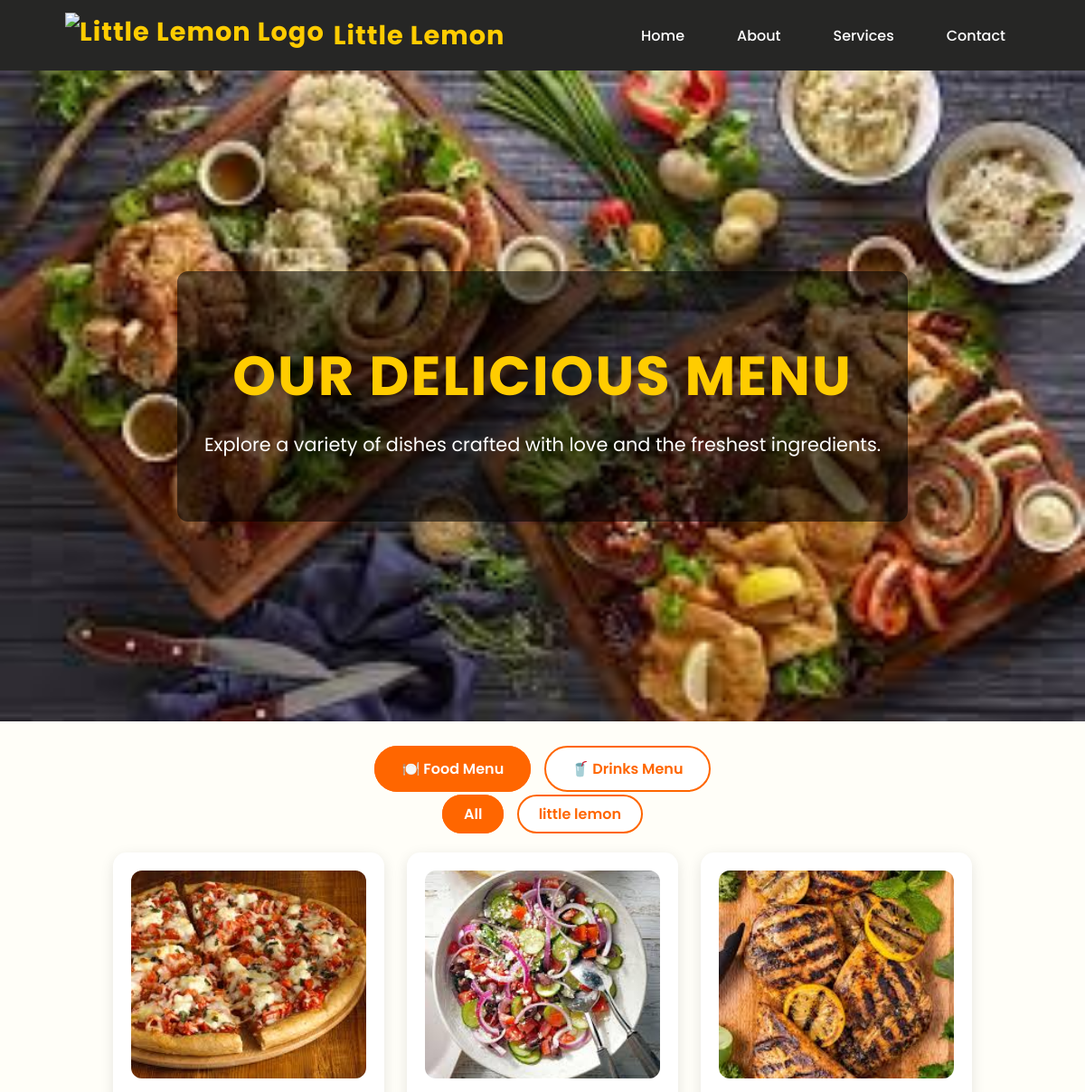
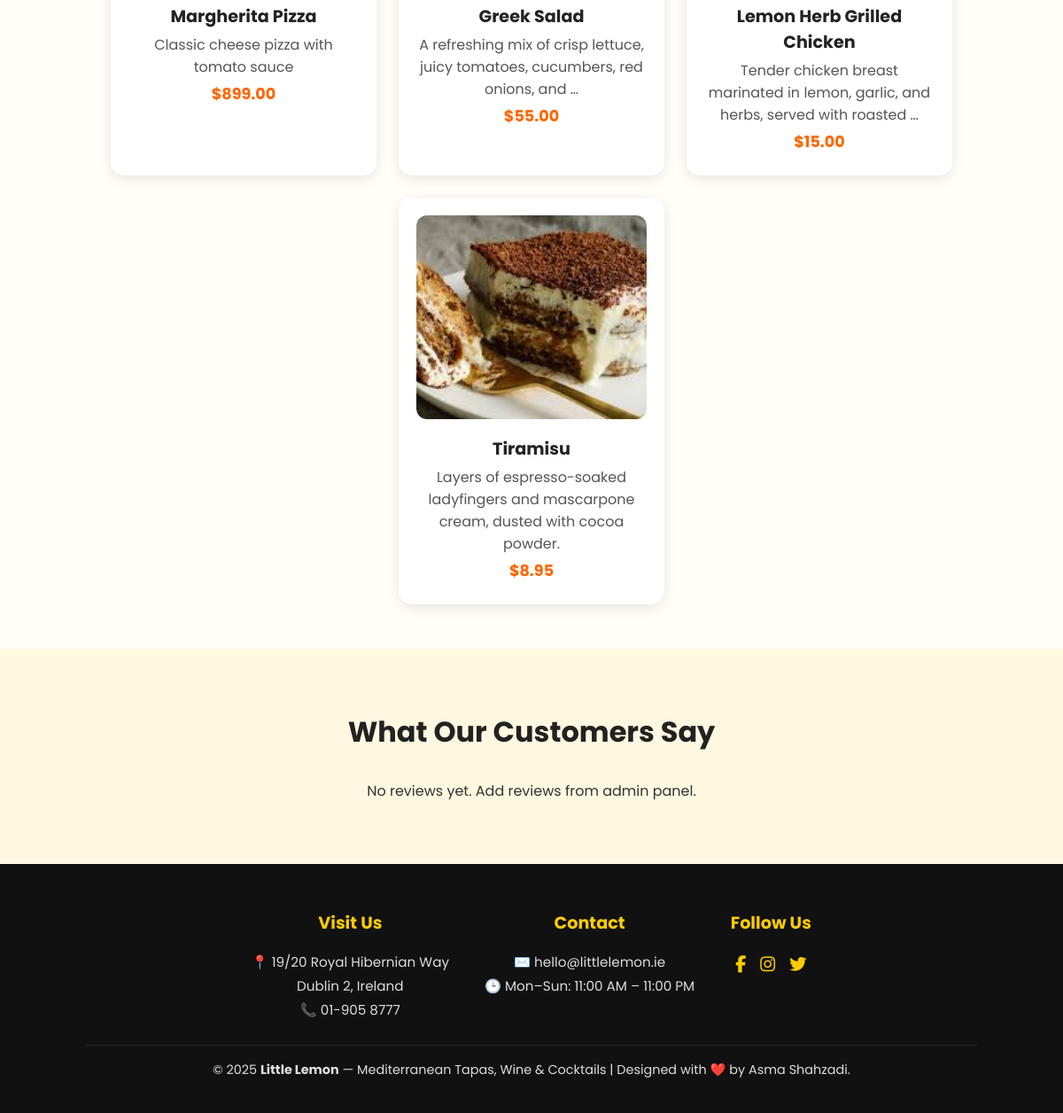
The app's page /menu/ with its own data (2 pictures, top to bottom).
### home/models.py (models this page shows, shortened)
class Category(models.Model):
    name = models.CharField(max_length=100)
    image = models.ImageField(upload_to='category_images/', blank=True, null=True)

class Dish(models.Model):
    category = models.ForeignKey(Category, on_delete=models.CASCADE, related_name='dishes')
    name = models.CharField(max_length=100)
    description = models.TextField(blank=True)
    price = models.DecimalField(max_digits=6, decimal_places=2)
    image = models.ImageField(upload_to='dish_images/', blank=True, null=True)

### home/views.py (the view)
# urls.py: path('menu/', views.menu, name="menu"),  # 🍽️ Menu page
def menu(request):
    selected_category = request.GET.get("category")
    categories = Category.objects.all()
    if selected_category:
        dishes = Dish.objects.filter(category__id=selected_category)
    else:
        dishes = Dish.objects.all()
    context = {
        "categories": categories,
        "dishes": dishes,
        "selected_category": int(selected_category) if selected_category else None,
    }
    return render(request, "home/menu.html", context)

### templates/home/menu.html (shortened to what this page needs)
{% extends 'base.html' %}
{% load static %}
{% block content %}
<section class="menu-hero" style="background-image: url('{% static 'images/menu-banner.jpg' %}');">
    <div class="menu-hero-overlay animate-fade">
        <h1>Our Delicious Menu</h1>
        <p>Explore a variety of dishes crafted with love and the freshest ingredients.</p>
    </div>
</section>
<section class="menu-section">
    <div class="menu-switch">
        <a href="{% url 'menu' %}"
           class="switch-btn {% if request.resolver_match.url_name == 'menu' %}active{% endif %}">🍽️ Food Menu</a>
        <a href="{% url 'drinks' %}"
           class="switch-btn drinks-btn {% if request.resolver_match.url_name == 'drinks' %}active{% endif %}">🥤 Drinks Menu</a>
    </div>
    {% if categories %}
    <div class="category-buttons">
        <a href="{% url 'menu' %}" class="btn {% if not selected_category %}active{% endif %}">All</a>
        {% for category in categories %}
            <a href="?category={{ category.id }}"
               class="btn {% if selected_category == category.id %}active{% endif %}">
                {{ category.name }}
            </a>
        {% endfor %}
    </div>
    {% endif %}
    <div class="dishes-container">
        {% for dish in dishes %}
            <div class="dish-card">
                {% if dish.image %}
                    <img src="{{ dish.image.url }}" alt="{{ dish.name }}">
                {% else %}
                    <img src="{% static 'images/default-dish.jpg' %}" alt="{{ dish.name }}">
                {% endif %}
                <h4>{{ dish.name }}</h4>
                <p>{{ dish.description|truncatewords:12 }}</p>
                <p class="price">${{ dish.price }}</p>
            </div>
        {% empty %}
            <p>No dishes found in this category.</p>
        {% endfor %}
    </div>
</section>
<section class="reviews">
    <h2 class="section-title">What Our Customers Say</h2>
    <div class="reviews-container">
        {% for review in reviews %}
            <div class="review-card">
                {% if review.image %}
                    <img src="{{ review.image.url }}" alt="{{ review.name }}">
                {% else %}
                    <img src="{% static 'images/default-reviewer.png' %}" alt="{{ review.name }}">
                {% endif %}
                <div class="review-content">
                    <h3>{{ review.name }}</h3>
                    <div class="rating">
                        {% for i in "12345"|make_list %}
                            {% if forloop.counter <= review.rating %}
                                <span>★</span>
                            {% else %}
                                <span class="muted">☆</span>
                            {% endif %}
                        {% endfor %}
                    </div>
                    <p>"{{ review.message|truncatechars:150 }}"</p>
                    <small>{{ review.created_at|date:"F j, Y" }}</small>
                </div>
            </div>
        {% empty %}
            <p class="no-reviews">No reviews yet. Add reviews from admin panel.</p>
        {% endfor %}
    </div>
</section>
{% endblock %}

### templates/base.html (style rules this page uses)
* { margin: 0; padding: 0; box-sizing: border-box; }
body { font-family: "Poppins", sans-serif; background-color: #fffef8; color: #333; overflow-x: hidden; scroll-behavior: smooth; }
a { text-decoration: none; }

### templates/home/menu.html (style rules this page uses)
.menu-hero { width: 100%; height: 90vh; background-size: cover; background-position: center; display: flex; align-items: center; justify-content: center; position: relative; }
.menu-hero-overlay { background-color: rgba(0,0,0,0.55); text-align: center; padding: 70px 30px; border-radius: 12px; opacity: 0; transform: translateY(30px); animation: fadeInUp 1.5s ease forwards; }
.menu-hero h1 { font-size: 3.8rem; margin-bottom: 15px; text-transform: uppercase; letter-spacing: 2px; color: #ffcc00; }
.menu-hero p { font-size: 1.3rem; color: #fff; }
.menu-switch { margin: 40px 0 25px; text-align: center; }
.switch-btn { background: #fff; border: 2px solid #ff6600; color: #ff6600; padding: 12px 28px; border-radius: 30px; margin: 5px; text-decoration: none; font-weight: 600; transition: 0.3s; }
.switch-btn:hover, .switch-btn.active { background: #ff6600; color: #fff; }
.category-buttons { text-align: center; margin-bottom: 30px; }
.category-buttons .btn { background: #fff; border: 2px solid #ff6600; color: #ff6600; padding: 8px 22px; border-radius: 25px; margin: 5px; text-decoration: none; font-weight: 600; transition: 0.3s; }
.category-buttons .btn:hover, .category-buttons .active { background: #ff6600; color: #fff; }
.dishes-container { display: flex; flex-wrap: wrap; gap: 25px; justify-content: center; padding-bottom: 50px; }
.dish-card { background: #fff; padding: 20px; border-radius: 15px; box-shadow: 0 4px 15px rgba(0,0,0,0.1); width: 300px; text-align: center; transition: transform 0.3s, box-shadow 0.3s; }
.dish-card img { width: 100%; height: 230px; object-fit: cover; border-radius: 12px; }
.dish-card h4 { margin-top: 12px; color: #222; font-size: 1.2rem; }
.dish-card p { color: #555; margin: 5px 0; }
.dish-card .price { font-weight: 700; color: #ff6600; font-size: 1.1rem; }
.reviews { background: #fff8e1; padding: 70px 8%; text-align: center; }
.reviews .section-title { margin-bottom: 30px; color: #222; font-size: 2rem; }
.reviews-container { display: flex; flex-wrap: wrap; justify-content: center; gap: 24px; }

### records on screen
Category: name "little lemon"
Dish: image (picture), name "Margherita Pizza", description "Classic cheese pizza with tomato sauce", price "899.00"
Dish: image (picture), name "Greek Salad", description "A refreshing mix of crisp lettuce, juicy tomatoes, cucumbers, red onions, and …", price "55.00"
Dish: image (picture), name "Lemon Herb Grilled Chicken", description "Tender chicken breast marinated in lemon, garlic, and herbs, served with roasted …", price "15.00"
Dish: image (picture), name "Tiramisu", description "Layers of espresso-soaked ladyfingers and mascarpone cream, dusted with cocoa powder.", price "8.95"
